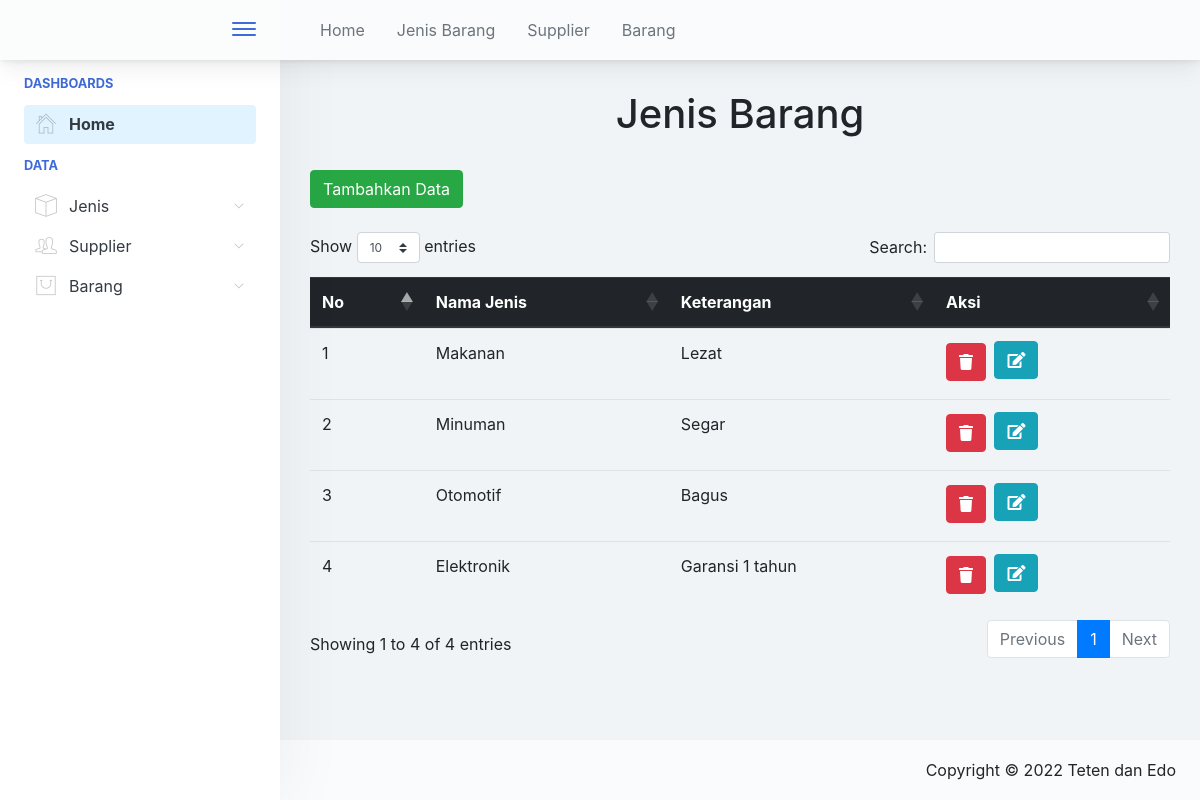
/index.php?p=list_jenis, run on the app's committed database.
### tables this page shows
CREATE TABLE `jenis` (
  `id` int(11) NOT NULL,
  `nama_jenis` varchar(50) NOT NULL,
  `keterangan` varchar(50) NOT NULL
);

### pages/koneksi.php (called while the page is built, shortened)
<?php
class Koneksi{
	protected $conn;
	function __construct(){
		if(!isset($this->conn)){
			$this->conn = new PDO('mysql:host=localhost;dbname=db_penjualan', "root", "");
		}
		return $this->conn;
	}
}
?>

### pages/class_crud_jenis.php (called while the page is built, shortened)
<?php
include 'koneksi.php';
class Crud extends Koneksi {
	public function readData(){
		$sql = 'SELECT * FROM jenis';
		$stmt = $this->conn->prepare($sql);
		$stmt->execute();
		$row = $stmt->fetchall(PDO::FETCH_ASSOC);
		return $row;
	}
}
?>

### pages/list_jenis.php (the view, shortened to what this page needs)
<!doctype html>
<html lang="en">
  <head>
	<link rel="stylesheet" type= "text/css" href="https://cdnjs.cloudflare.com/ajax/libs/twitter-bootstrap/4.1.3/css/bootstrap.css">
	<link rel="stylesheet" type= "text/css" href="https://cdn.datatables.net/1.10.21/css/dataTables.bootstrap4.min.css">
  </head>
  <body>
	<br/>
	<div class="container">
	<h1 class ="text-center"> Jenis Barang </h1 ><br>
	<a href="index.php?p=add_jenis" class="btn btn-success">Tambahkan Data</a>
	<br><br>
		<table class="table" id="example" style="width:100%">
		  <thead class="thead-dark">
			<tr>
				 <th scope="col">No</th>
				 <th scope="col">Nama Jenis</th>
				 <th scope="col">Keterangan</th>
				 <th scope="col">Aksi</th>
			</tr>
		  </thead>
		  <tbody>
			<?php
				include ("class_crud_jenis.php");
				$crud = new Crud();
				$hasil=$crud->readData();
				$no = 1;
				foreach($hasil as $data){
			?>
			 <tr>
				 <td><?php echo $no++ ?> </td>
				 <td><?php echo $data['nama_jenis']; ?> </td>
				 <td><?php echo $data['keterangan']; ?></td>
				 <td>
					<a href="index.php?p=hapus_jenis&id=<?php echo $data['id']?>" class="mb-1 mr-1 btn btn-danger"><i class="nav-link-icon fa fa-trash"></i></a>
					<a href="index.php?p=edit_jenis&id=<?php echo $data['id']?>" class="mb-2 mr-2 btn btn-info"><i class="nav-link-icon fa fa-edit"></i></a>
				 </td>
			 </tr>
			<?php
				   }
			?>
		  </tbody>
		</table>
	</div> <br>
  </body>
</html>

### data on the page
jenis: nama_jenis "Makanan", keterangan "Lezat"
jenis: nama_jenis "Minuman", keterangan "Segar"
jenis: nama_jenis "Otomotif", keterangan "Bagus"
jenis: nama_jenis "Elektronik", keterangan "Garansi 1 tahun"
